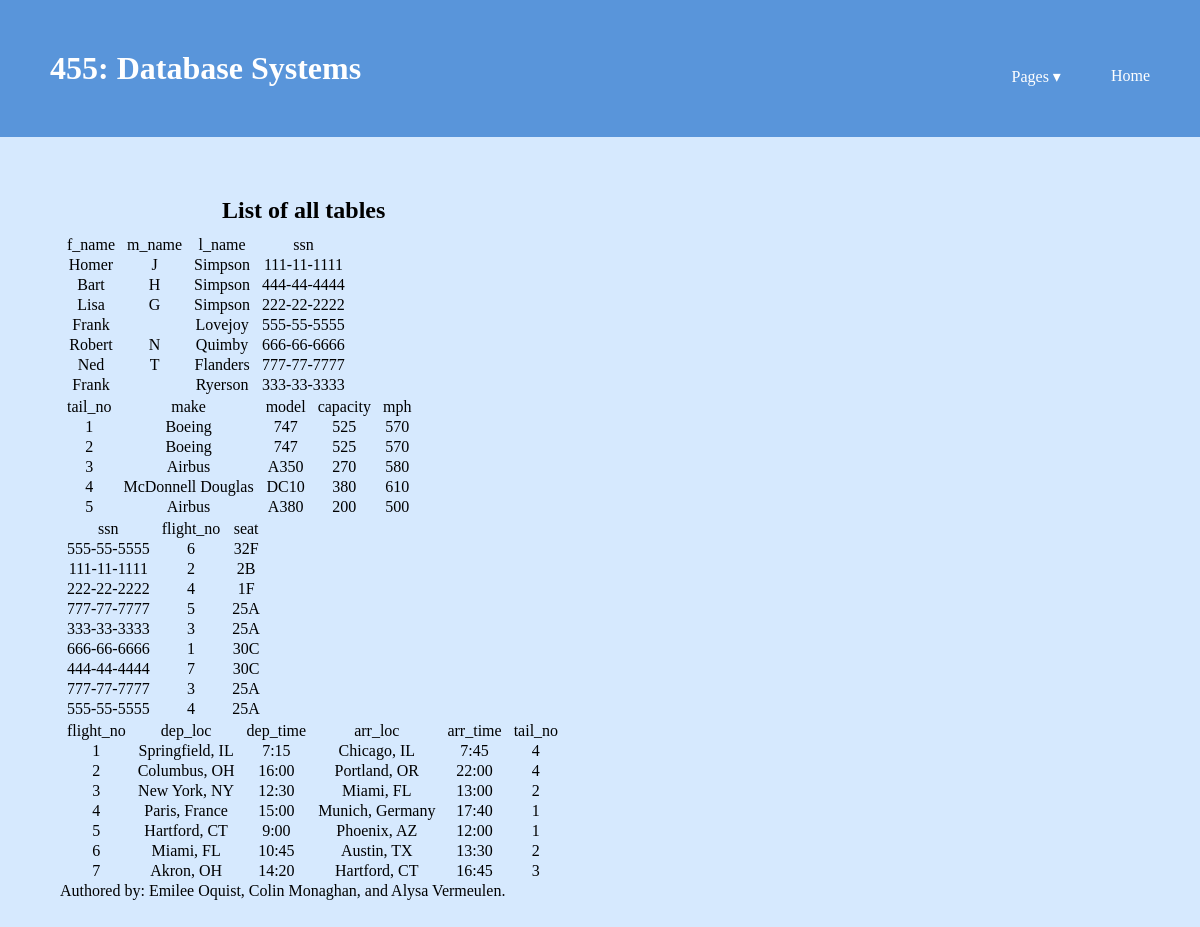
Page /showPassengers.php on the committed database.
### tables this page shows
CREATE TABLE passengers (
    f_name TEXT NOT NULL,
    m_name TEXT,
    l_name TEXT NOT NULL,
    ssn    TEXT PRIMARY KEY
);

CREATE TABLE planes (
	tail_no INTEGER PRIMARY KEY,
	make TEXT NOT NULL,
	model TEXT NOT NULL,
	capacity INTEGER,
	mph INTEGER
);

CREATE TABLE onboard (
	ssn TEXT,
	flight_no INTEGER,
	seat TEXT,
	primary key(ssn,flight_no),
	foreign key(ssn) references passengers(ssn),
	foreign key(flight_no) references flights(flight_no) on update cascade on delete cascade
);

CREATE TABLE flights (
	flight_no INTEGER PRIMARY KEY,
	dep_loc TEXT NOT NULL,
	dep_time TEXT NOT NULL,
	arr_loc TEXT NOT NULL,
	arr_time TEXT NOT NULL,
	tail_no INTEGER,
	foreign key (tail_no) references planes(tail_no) on update cascade on delete cascade
);

### showPassengers.php (the view, shortened to what this page needs)
<!DOCTYPE html>
<html>
<head>
    <link rel="stylesheet" href="styles.css" />
</head>
<body>
    <div class="page">
        <header class="menu-container">
            <h1 class="logo">455: Database Systems</h1>
            <nav class="menu">
                <li class="dropdown">
                    <span>Pages &#9662;</span>
                </li>
                <li><a href="index.html">Home</a></li>
            </nav>
        </header>
        <article class="content">
            <header class="title">
                <h2>List of all tables</h2>
            </header>
            <div>
                <?php
                    function displayHtmlTable($result_set, $tableName, $tableAttributes) {
                        $result = '<table>';
                        $result .= '<thead>';
                        $result .= '<tr>';
                        for ($index = 0; $index < count($tableAttributes); $index++){
                            $result .= '<td class="tableItem">' . $tableAttributes[$index] . '</td>';
                        }
                        $result .= '</tr>';
                        $result .= '</thead>';
                        $result .= '<tbody>';
                        foreach($result_set as $tuple) {
                            $result .= '<tr>';
                            for ($index = 0; $index < count($tableAttributes); $index++){
                                $result .= '<td class="tableItem">' . $tuple[$index] . '</td>';
                            }
                            $result .= '</tr>';
                        }
                        $result .= '</tbody>';
                        $result .= '<table>';
                        return $result;
                    }
                    $db_file = './myDB/airport.db';
                    try {
                        $db = new PDO('sqlite:' . $db_file);
                        $db->setAttribute(PDO::ATTR_ERRMODE, PDO::ERRMODE_EXCEPTION);
                        $table = "passengers";
                        $query_str = "select * from \"$table\";";
                        $result_set = $db->query($query_str);
                        $attributes = array("f_name", "m_name", "l_name", "ssn");
                        echo displayHtmlTable($result_set, $table, $attributes);
                        $table = "planes";
                        $query_str = "select * from \"$table\";";
                        $result_set = $db->query($query_str);
                        $attributes = array("tail_no", "make", "model", "capacity", "mph");
                        echo displayHtmlTable($result_set, $table, $attributes);
                        $table = "onboard";
                        $query_str = "select * from \"$table\";";
                        $result_set = $db->query($query_str);
                        $attributes = array("ssn", "flight_no", "seat");
                        echo displayHtmlTable($result_set, $table, $attributes);
                        $query_str = "select * from flights;";
                        $result_set = $db->query($query_str);
                        $attributes = array("flight_no", "dep_loc", "dep_time", "arr_loc", "arr_time", "tail_no");
                        echo displayHtmlTable($result_set, "flights", $attributes);
                    }
                    catch(PDOException $e) {
                        die('Exception : '.$e->getMessage());
                    }
                ?>
            </div>
        </article>
		<footer>
			<p>Authored by: Emilee Oquist, Colin Monaghan, and Alysa Vermeulen.</p>
		</footer>
    </div>
</body>
</html>

### styles.css (style rules this page uses)
* { margin: 0; padding: 0; box-sizing: border-box; }
body { min-height: 100vh; display: flex; background-color: #d6e9fe; flex-direction: column; }
footer { margin-top: auto; }
a:link, a:visited { color: #fff; text-decoration: none; }
.page { height: 100%; }
.menu-container { color: #fff; background-color: #5995da; padding: 20px 0; display: flex; justify-content: space-between; width: 100%; padding: 50px; }
.menu { margin-top: 15px; width: 60%; display: flex; align-items: center; justify-content: right; }
.menu > li { display: inline; margin-right: 50px; }
.menu > li:last-of-type { margin-right: 0; }
.dropdown { position: relative; }
.dropdown > span { z-index: 2; position: relative; cursor: pointer; }
.content { display: block; margin: 5%; }
.title { display: block; margin-left: 10%; padding-left: 5%; padding-bottom: 10px; }
.tableItem { text-align: center; padding-left: 5px; padding-right: 5px; }

### rows in the picture
passengers: f_name "Homer", m_name "J", l_name "Simpson", ssn "111-11-1111"
passengers: f_name "Bart", m_name "H", l_name "Simpson", ssn "444-44-4444"
passengers: f_name "Lisa", m_name "G", l_name "Simpson", ssn "222-22-2222"
passengers: f_name "Frank", l_name "Lovejoy", ssn "555-55-5555"
passengers: f_name "Robert", m_name "N", l_name "Quimby", ssn "666-66-6666"
passengers: f_name "Ned", m_name "T", l_name "Flanders", ssn "777-77-7777"
passengers: f_name "Frank", l_name "Ryerson", ssn "333-33-3333"
planes: tail_no "1", make "Boeing", model "747", capacity "525", mph "570"
planes: tail_no "2", make "Boeing", model "747", capacity "525", mph "570"
planes: tail_no "3", make "Airbus", model "A350", capacity "270", mph "580"
planes: tail_no "4", make "McDonnell Douglas", model "DC10", capacity "380", mph "610"
planes: tail_no "5", make "Airbus", model "A380", capacity "200", mph "500"
onboard: ssn "555-55-5555", flight_no "6", seat "32F"
onboard: ssn "111-11-1111", flight_no "2", seat "2B"
onboard: ssn "222-22-2222", flight_no "4", seat "1F"
onboard: ssn "777-77-7777", flight_no "5", seat "25A"
onboard: ssn "333-33-3333", flight_no "3", seat "25A"
onboard: ssn "666-66-6666", flight_no "1", seat "30C"
onboard: ssn "444-44-4444", flight_no "7", seat "30C"
onboard: ssn "777-77-7777", flight_no "3", seat "25A"
onboard: ssn "555-55-5555", flight_no "4", seat "25A"
flights: flight_no "1", dep_loc "Springfield, IL", dep_time "7:15", arr_loc "Chicago, IL", arr_time "7:45", tail_no "4"
flights: flight_no "2", dep_loc "Columbus, OH", dep_time "16:00", arr_loc "Portland, OR", arr_time "22:00", tail_no "4"
flights: flight_no "3", dep_loc "New York, NY", dep_time "12:30", arr_loc "Miami, FL", arr_time "13:00", tail_no "2"
flights: flight_no "4", dep_loc "Paris, France", dep_time "15:00", arr_loc "Munich, Germany", arr_time "17:40", tail_no "1"
flights: flight_no "5", dep_loc "Hartford, CT", dep_time "9:00", arr_loc "Phoenix, AZ", arr_time "12:00", tail_no "1"
flights: flight_no "6", dep_loc "Miami, FL", dep_time "10:45", arr_loc "Austin, TX", arr_time "13:30", tail_no "2"
flights: flight_no "7", dep_loc "Akron, OH", dep_time "14:20", arr_loc "Hartford, CT", arr_time "16:45", tail_no "3"

### other values in the picture
$tableAttributes[$index] "f_name"
$tableAttributes[$index] "m_name"
$tableAttributes[$index] "l_name"
$tableAttributes[$index] "ssn"
$tableAttributes[$index] "tail_no"
$tableAttributes[$index] "make"
$tableAttributes[$index] "model"
$tableAttributes[$index] "capacity"
$tableAttributes[$index] "mph"
$tableAttributes[$index] "flight_no"
$tableAttributes[$index] "seat"
$tableAttributes[$index] "dep_loc"
$tableAttributes[$index] "dep_time"
$tableAttributes[$index] "arr_loc"
$tableAttributes[$index] "arr_time"
